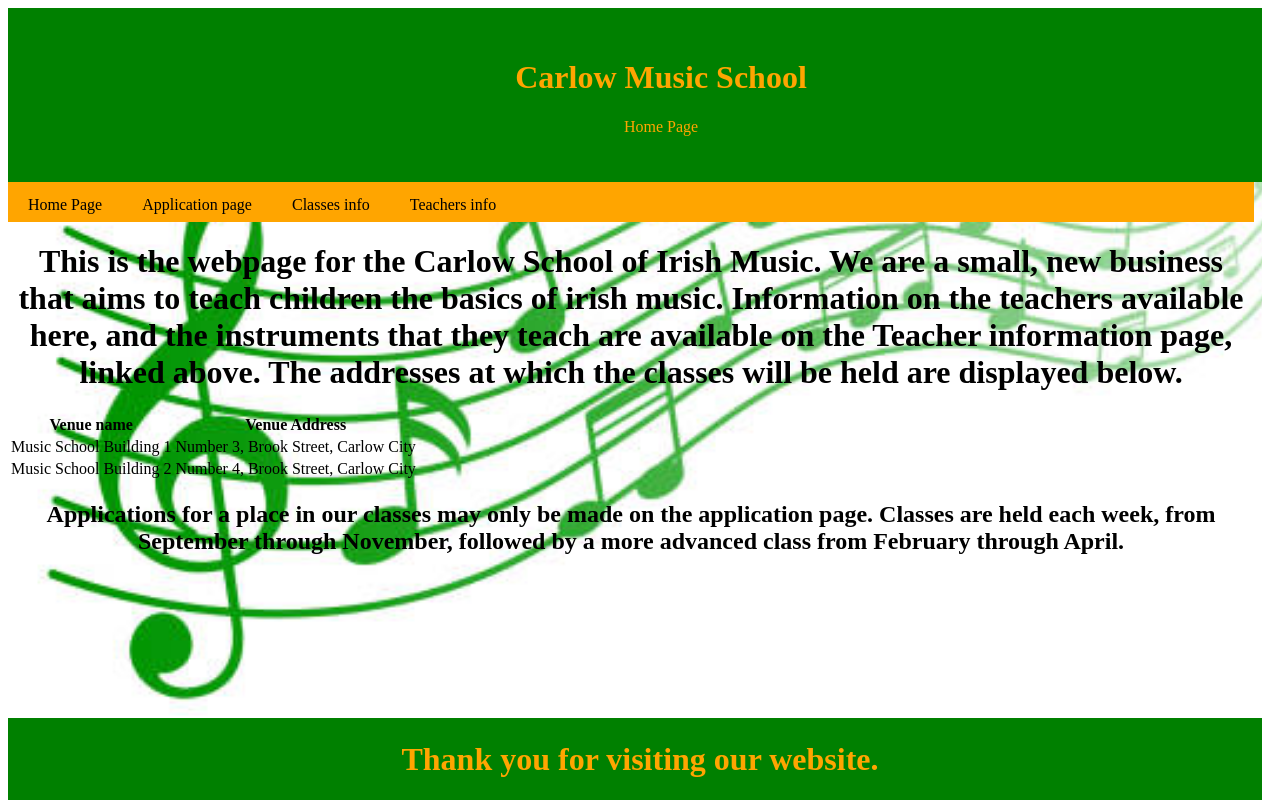
The page / on the database its author committed.
### tables this page shows
CREATE TABLE `venues` (
  `venue_name` varchar(255) NOT NULL,
  `venue_address` varchar(255) NOT NULL
);

### index.php (the view, shortened to what this page needs)
<!doctype html>
<html lang="en-ie">
<head>
	<link rel="stylesheet" href="stylepage.css">
</head>
<body>
	<?php
		$host = "localhost";
		$user = "root";
		$pass = "";
		$dbName = "db_musicSchool";
		$conn = new mysqli( $host, $user, $pass, $dbName );
	?>
		<div class="header">
				<h1>Carlow Music School</h1>
				<p>Home Page</p>
			</div>
			<div class="navbar">
				<a href="index.php">Home Page</a>
				<a href="applicationPage.html">Application page</a>
				<a href="classInfo.php">Classes info</a>
				<a href="teacherInfo.php">Teachers info</a>
		</div>
		<div class="main">
		<h1>This is the webpage for the Carlow School of Irish Music. We are a small, new business that aims to teach children the basics of irish music.
		Information on the teachers available here, and the instruments that they teach are available on the Teacher information page, linked above.
		The addresses at which the classes will be held are displayed below. </h1>
	<?php
		$sql = "SELECT * FROM venues;";
		if(!$result = $conn->query($sql)) {
			die( "There was an error running your SQL command<br />" );
		}
		echo "<table><tr><th>Venue name</th><th>Venue Address</th></tr>";
		while( $row = $result->fetch_assoc() ) {
			$venueName = $row["venue_name"];
			$venueAddress = $row["venue_address"];
			echo "<tr><td>$venueName</td><td>$venueAddress</td></tr>";
		}
		echo "</table>";
		?>
		</div>
		<h2>Applications for a place in our classes
		may only be made on the application page. Classes are held each week, from September through November,
		followed by a more advanced class from February through April.</h2>
		<div class="footer">
			<h1>Thank you for visiting our website.</h1>
		</div>
</body>
</html>

### stylepage.css (style rules this page uses)
.header { padding: 30px; text-align: center; background-color: green; color: orange; width: 100%; }
.navbar { overflow: hidden; background-color: orange; height: 40px; }
.navbar a:link { font: arial; float: left; display: block; text-align: center; text-decoration: none; color: black; height: 40px; padding: 14px 20px; }
.footer { position: fixed; bottom: 0; width: 100%; padding: 1px; float: bottom; text-align: center; background-color: green; color: orange; }
p { border: 2px solid-black; }
body { text-align: center; background-image: url('musicBackground.jpg'); background-repeat: no-repeat; background-attachment: fixed; background-size: cover; }

### rows shown on the page
venues: venue_name "Music School Building 1", venue_address "Number 3, Brook Street, Carlow City"
venues: venue_name "Music School Building 2", venue_address "Number 4, Brook Street, Carlow City"
